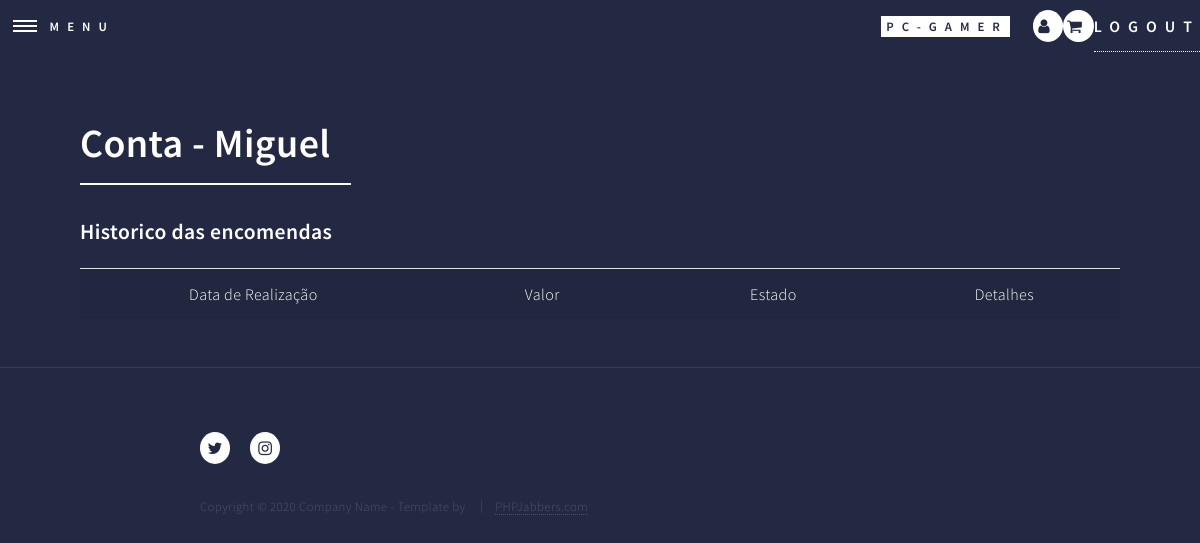
The app's page /utilizador.php (signed in), older data.
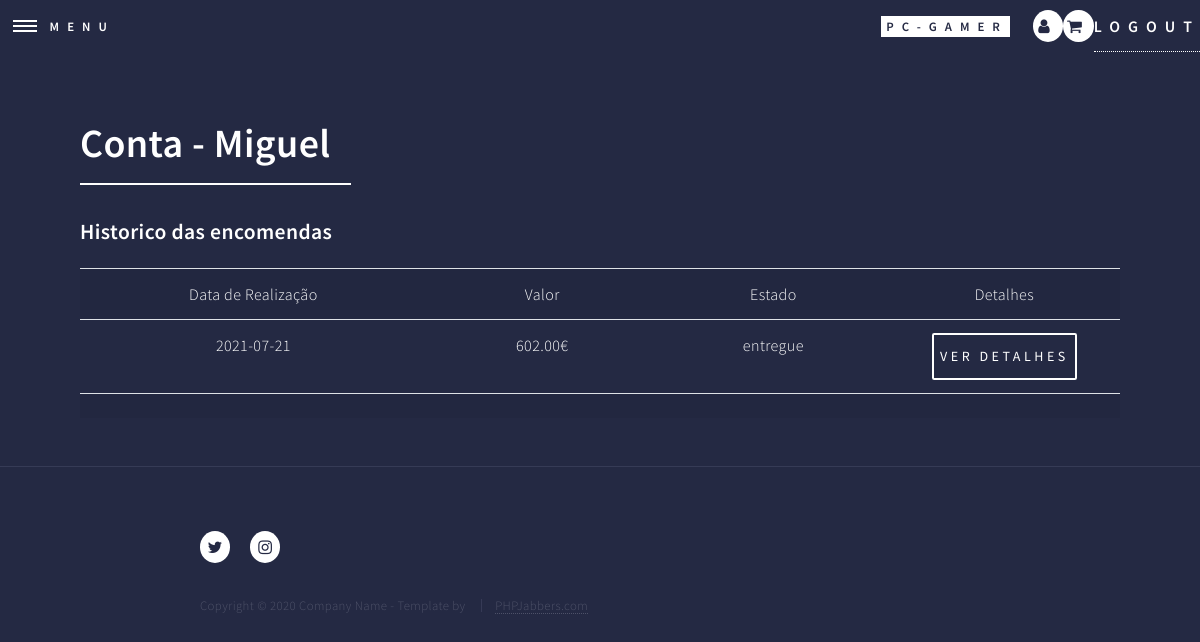
The same page, newer data.
### tables this page shows
CREATE TABLE `encomendas` (
  `encomendaId` int(11) NOT NULL AUTO_INCREMENT,
  `encomendaData` date NOT NULL,
  `encomendaEstado` enum('preparacao','caminho','entregue') NOT NULL,
  `encomendaValorFinal` decimal(10,2) NOT NULL,
  `encomendaPerfilId` int(11) NOT NULL,
  PRIMARY KEY (`encomendaId`) USING BTREE,
  KEY `fk_encomendas_perfis1_idx` (`encomendaPerfilId`) USING BTREE,
  CONSTRAINT `fk_encomendas_perfis1` FOREIGN KEY (`encomendaPerfilId`) REFERENCES `perfis` (`perfilId`) ON DELETE NO ACTION ON UPDATE NO ACTION
);

### utilizador.php (the view, shortened to what this page needs)
<?php
include_once("includes/body.inc.php");
?>
<div id="main" class="alt">
    <section id="one">
        <div class="inner">
            <header class="major">
                <?php if(isset($_SESSION['id'])){ ?>
                    <h1> Conta - <?php echo  $_SESSION['nome']?></h1>
                <?php }else{ ?>
                    <h1> Conta </h1>
                <?php }?>
            </header>
            <table class='table table-striped table-hover' width="70%">
                <h3>Historico das encomendas</h3>
                <tr>
                    <th width="30%" class="text-center" >Data de Realização</th>
                    <th width="20%" class="text-center">Valor</th>
                    <th width="20%" class="text-center">Estado</th>
                    <th width="20%" class="text-center">Detalhes</th>
                </tr>
                <?php
                $sql="  select *
                        from encomendas
                        where encomendaPerfilId=".$_SESSION['id'];
                $res=mysqli_query($con,$sql);
                $i = 0;
                while($dados=mysqli_fetch_array($res)){
                    ?>
                    <tr>
                        <td class="text-center"><?php echo $dados['encomendaData']?></td>
                        <td class="text-center"><?php echo $dados['encomendaValorFinal']?>&euro;</td>
                        <td class="text-center"><?php echo $dados['encomendaEstado']?></td>
                        <td class="text-center"><button class="btn btn-sm" onclick="mostrarDetalhes(<?php echo $i?>)">ver Detalhes </button></td>
                    </tr>
                    <tr>
                        <td colspan="5">
                                <?php
                                    $i = $i + 1;
                                ?>
                        </td>
                    </tr>
                <?php
                }
                ?>
            </table>
    </section>
</div>

Row changes from the older to the newer data that the page shows:
added encomendas: encomendaData "2021-07-21", encomendaValorFinal "602.00", encomendaEstado "entregue"
